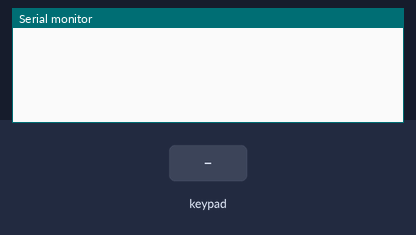
A sketch run on a simulated Arduino Uno, built with avr-gcc and run on an emulated ATmega328P. Parts: the last lines printed to the serial monitor. Inputs (shaded band) come from the test bench.

Above: at 1.2 s.
1.3 s: key '1' pressed
At 2.2 s:
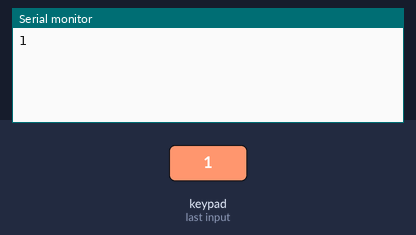
2.8 s: keypad keys 8 8 8 8 8 8 8 8 pressed 0.4 s apart
At 5.46 s:
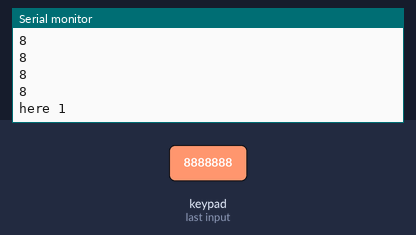
7.5 s: key 'A' pressed
At 8.0 s:
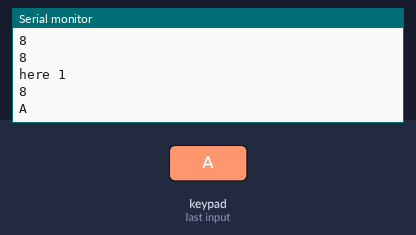
9.0 s: keypad keys 8 8 8 8 8 8 8 8 # pressed 0.4 s apart
At 13.0 s:
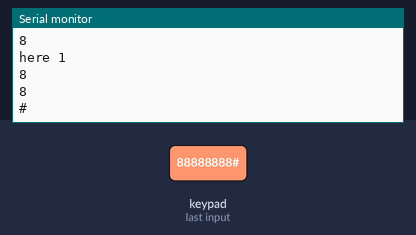
14.1 s: key 'B' pressed
At 15.3 s:
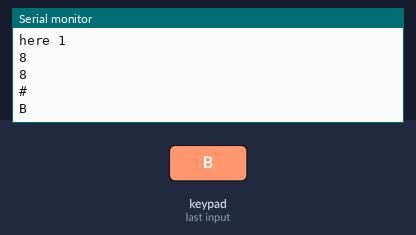
15.6 s: keypad keys 8 8 8 8 8 8 8 8 * pressed 0.4 s apart
At 20.2 s:
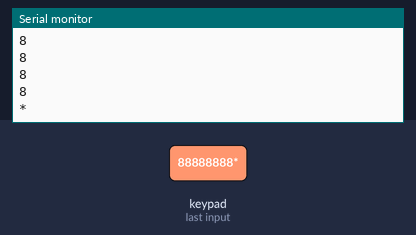

Measured:
- after the input at 1.3 s, the serial monitor: prints a new line at once (image 1)
- after the input at 2.8 s, the serial monitor: prints a new line at once (image 2)
- after the input at 7.5 s, the serial monitor: prints a new line at once (image 3)
- after the input at 9.0 s, the serial monitor: prints a new line at once (image 4)
- after the input at 14.1 s, the serial monitor: prints a new line at once (image 5)
- after the input at 15.6 s, the serial monitor: prints a new line at once (image 6)

The sketch:

BasicAuth.ino
```cpp
#include <Keypad.h>
char passcode[8] = {'8','8','8','8','8','8','8','8'};
char userPasscode[8];
const byte ROWS = 4;
const byte COLS = 4;
char keys[ROWS][COLS] = {
  {'1','2','3', 'A'},
  {'4','5','6', 'B'},
  {'7','8','9', 'B'},
  {'*','0','#', 'D'}
};
byte rowPins[ROWS] = {9,8,7,6}; //connect to the row pinouts of the keypad
byte colPins[COLS] = {5, 4, 3, 2}; //connect to the column pinouts of the keypad
int LEDPin = 10, i;

Keypad keypad = Keypad( makeKeymap(keys), rowPins, colPins, ROWS, COLS );

void setup(){
  Serial.begin(9600);
}

int checkPasscode(){
  for(i = 0; i < 8; i ++){
    if(passcode[i] != userPasscode[i]){
      Serial.println("here 1");
      return 1;
    }

  }
  Serial.println("here 2");
  return 0;
}

void loop(){
  memset(userPasscode, 0, sizeof(userPasscode));
  for(i = 0; i < 8; i++){
    while(!userPasscode[i]){
      userPasscode[i] = keypad.getKey();
      if(userPasscode[i]){
        Serial.println(userPasscode[i]);
      }
    }
  }
  if(checkPasscode() == 0){
    digitalWrite(LEDPin, HIGH);
    delay(5000);
    digitalWrite(LEDPin, LOW);
  }
}
```
